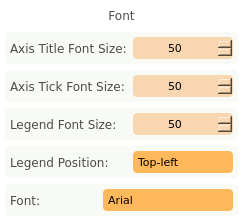
    <widget class="QFrame" name="verticalFrame_3">
     <property name="styleSheet">
      <string notr="true">background-color: rgb(255, 255, 255);
border-radius: 4px;</string>
     </property>
     <layout class="QVBoxLayout" name="verticalLayout_9">
      <property name="leftMargin">
       <number>5</number>
      </property>
      <property name="topMargin">
       <number>5</number>
      </property>
      <property name="rightMargin">
       <number>5</number>
      </property>
      <property name="bottomMargin">
       <number>5</number>
      </property>
      <item>
       <widget class="QLabel" name="static_odsc_label_18">
        <property name="minimumSize">
         <size>
          <width>0</width>
          <height>21</height>
         </size>
        </property>
        <property name="font">
         <font>
          <family>Verdana</family>
          <pointsize>9</pointsize>
          <weight>50</weight>
          <italic>false</italic>
          <bold>false</bold>
         </font>
        </property>
        <property name="styleSheet">
         <string notr="true">color: rgb(75, 75, 75);</string>
        </property>
        <property name="text">
         <string>Font</string>
        </property>
        <property name="alignment">
         <set>Qt::AlignCenter</set>
        </property>
       </widget>
      </item>
      <item>
       <widget class="QFrame" name="frame_12">
        <property name="styleSheet">
         <string notr="true">background-color: rgb(247, 250, 245);
border-radius: 4px;</string>
        </property>
        <layout class="QHBoxLayout" name="horizontalLayout_15" stretch="2,1">
         <property name="leftMargin">
          <number>5</number>
         </property>
         <property name="topMargin">
          <number>5</number>
         </property>
         <property name="rightMargin">
          <number>5</number>
         </property>
         <property name="bottomMargin">
          <number>5</number>
         </property>
         <item>
          <widget class="QLabel" name="static_odsc_label_21">
           <property name="minimumSize">
            <size>
             <width>0</width>
             <height>21</height>
            </size>
           </property>
           <property name="font">
            <font>
             <family>Verdana</family>
             <pointsize>9</pointsize>
             <weight>50</weight>
             <italic>false</italic>
             <bold>false</bold>
            </font>
           </property>
           <property name="styleSheet">
            <string notr="true">color: rgb(75, 75, 75);</string>
           </property>
           <property name="text">
            <string>Axis Title Font Size:</string>
           </property>
          </widget>
         </item>
         <item>
          <widget class="QSpinBox" name="qtvar_convertImages_minedgespacing">
           <property name="minimumSize">
            <size>
             <width>100</width>
             <height>22</height>
            </size>
           </property>
           <property name="maximumSize">
            <size>
             <width>100</width>
             <height>16777215</height>
            </size>
           </property>
           <property name="font">
            <font>
             <family>Verdana</family>
             <pointsize>8</pointsize>
            </font>
           </property>
           <property name="layoutDirection">
            <enum>Qt::LeftToRight</enum>
           </property>
           <property name="styleSheet">
            <string notr="true">QSpinBox {
background-color: rgb(248, 214, 176);
border-radius: 4px;
padding: 0px 2px 0px 2px;
border-width: 3;
}

QSpinBox:hover {
background-color: rgb(255, 184, 90);
}

QSpinBox:selected {
background-color: rgb(255, 184, 90);
}

QSpinBox::up-button {
subcontrol-origin: border;
subcontrol-position: right;
image: url(:/ui/qt/resources/spinbox/spinbox_hover_right.png);
 }

QSpinBox::down-button {
subcontrol-origin: border;
subcontrol-position: left;
image: url(:/ui/qt/resources/spinbox/spinbox_hover_left.png);
 }

QSpinBox::up-button:hover {
image: url(:/ui/qt/resources/spinbox/spinbox_right.png);
 }

QSpinBox::down-button:hover {
image: url(:/ui/qt/resources/spinbox/spinbox_left.png);	
 }

QSpinBox::up-button:pressed {
image: url(:/ui/qt/resources/spinbox/spinbox_pressed_right.png);
}

QSpinBox::down-button:pressed {
image: url(:/ui/qt/resources/spinbox/spinbox_pressed_left.png);
 }</string>
           </property>
           <property name="alignment">
            <set>Qt::AlignCenter</set>
           </property>
           <property name="minimum">
            <number>-500</number>
           </property>
           <property name="maximum">
            <number>500</number>
           </property>
           <property name="value">
            <number>50</number>
           </property>
          </widget>
         </item>
        </layout>
       </widget>
      </item>
      <item>
       <widget class="QFrame" name="frame_13">
        <property name="styleSheet">
         <string notr="true">background-color: rgb(247, 250, 245);
border-radius: 4px;</string>
        </property>
        <layout class="QHBoxLayout" name="horizontalLayout_16" stretch="2,0">
         <property name="leftMargin">
          <number>5</number>
         </property>
         <property name="topMargin">
          <number>5</number>
         </property>
         <property name="rightMargin">
          <number>5</number>
         </property>
         <property name="bottomMargin">
          <number>5</number>
         </property>
         <item>
          <widget class="QLabel" name="static_odsc_label_22">
           <property name="minimumSize">
            <size>
             <width>0</width>
             <height>21</height>
            </size>
           </property>
           <property name="font">
            <font>
             <family>Verdana</family>
             <pointsize>9</pointsize>
             <weight>50</weight>
             <italic>false</italic>
             <bold>false</bold>
            </font>
           </property>
           <property name="styleSheet">
            <string notr="true">color: rgb(75, 75, 75);</string>
           </property>
           <property name="text">
            <string>Axis Tick Font Size:</string>
           </property>
          </widget>
         </item>
         <item>
          <widget class="QSpinBox" name="qtvar_convertImages_minedgespacing_2">
           <property name="minimumSize">
            <size>
             <width>100</width>
             <height>22</height>
            </size>
           </property>
           <property name="maximumSize">
            <size>
             <width>100</width>
             <height>16777215</height>
            </size>
           </property>
           <property name="font">
            <font>
             <family>Verdana</family>
             <pointsize>8</pointsize>
            </font>
           </property>
           <property name="layoutDirection">
            <enum>Qt::LeftToRight</enum>
           </property>
           <property name="styleSheet">
            <string notr="true">QSpinBox {
background-color: rgb(248, 214, 176);
border-radius: 4px;
padding: 0px 2px 0px 2px;
border-width: 3;
}

QSpinBox:hover {
background-color: rgb(255, 184, 90);
}

QSpinBox:selected {
background-color: rgb(255, 184, 90);
}

QSpinBox::up-button {
subcontrol-origin: border;
subcontrol-position: right;
image: url(:/ui/qt/resources/spinbox/spinbox_hover_right.png);
 }

QSpinBox::down-button {
subcontrol-origin: border;
subcontrol-position: left;
image: url(:/ui/qt/resources/spinbox/spinbox_hover_left.png);
 }

QSpinBox::up-button:hover {
image: url(:/ui/qt/resources/spinbox/spinbox_right.png);
 }

QSpinBox::down-button:hover {
image: url(:/ui/qt/resources/spinbox/spinbox_left.png);	
 }

QSpinBox::up-button:pressed {
image: url(:/ui/qt/resources/spinbox/spinbox_pressed_right.png);
}

QSpinBox::down-button:pressed {
image: url(:/ui/qt/resources/spinbox/spinbox_pressed_left.png);
 }</string>
           </property>
           <property name="alignment">
            <set>Qt::AlignCenter</set>
           </property>
           <property name="minimum">
            <number>-500</number>
           </property>
           <property name="maximum">
            <number>500</number>
           </property>
           <property name="value">
            <number>50</number>
           </property>
          </widget>
         </item>
        </layout>
       </widget>
      </item>
      <item>
       <widget class="QFrame" name="frame_14">
        <property name="styleSheet">
         <string notr="true">background-color: rgb(247, 250, 245);
border-radius: 4px;</string>
        </property>
        <layout class="QHBoxLayout" name="horizontalLayout_17" stretch="2,1">
         <property name="leftMargin">
          <number>5</number>
         </property>
         <property name="topMargin">
          <number>5</number>
         </property>
         <property name="rightMargin">
          <number>5</number>
         </property>
         <property name="bottomMargin">
          <number>5</number>
         </property>
         <item>
          <widget class="QLabel" name="static_odsc_label_23">
           <property name="minimumSize">
            <size>
             <width>0</width>
             <height>21</height>
            </size>
           </property>
           <property name="font">
            <font>
             <family>Verdana</family>
             <pointsize>9</pointsize>
             <weight>50</weight>
             <italic>false</italic>
             <bold>false</bold>
            </font>
           </property>
           <property name="styleSheet">
            <string notr="true">color: rgb(75, 75, 75);</string>
           </property>
           <property name="text">
            <string>Legend Font Size:</string>
           </property>
          </widget>
         </item>
         <item>
          <widget class="QSpinBox" name="qtvar_convertImages_minedgespacing_3">
           <property name="minimumSize">
            <size>
             <width>100</width>
             <height>22</height>
            </size>
           </property>
           <property name="maximumSize">
            <size>
             <width>100</width>
             <height>16777215</height>
            </size>
           </property>
           <property name="font">
            <font>
             <family>Verdana</family>
             <pointsize>8</pointsize>
            </font>
           </property>
           <property name="layoutDirection">
            <enum>Qt::LeftToRight</enum>
           </property>
           <property name="styleSheet">
            <string notr="true">QSpinBox {
background-color: rgb(248, 214, 176);
border-radius: 4px;
padding: 0px 2px 0px 2px;
border-width: 3;
}

QSpinBox:hover {
background-color: rgb(255, 184, 90);
}

QSpinBox:selected {
background-color: rgb(255, 184, 90);
}

QSpinBox::up-button {
subcontrol-origin: border;
subcontrol-position: right;
image: url(:/ui/qt/resources/spinbox/spinbox_hover_right.png);
 }

QSpinBox::down-button {
subcontrol-origin: border;
subcontrol-position: left;
image: url(:/ui/qt/resources/spinbox/spinbox_hover_left.png);
 }

QSpinBox::up-button:hover {
image: url(:/ui/qt/resources/spinbox/spinbox_right.png);
 }

QSpinBox::down-button:hover {
image: url(:/ui/qt/resources/spinbox/spinbox_left.png);	
 }

QSpinBox::up-button:pressed {
image: url(:/ui/qt/resources/spinbox/spinbox_pressed_right.png);
}

QSpinBox::down-button:pressed {
image: url(:/ui/qt/resources/spinbox/spinbox_pressed_left.png);
 }</string>
           </property>
           <property name="alignment">
            <set>Qt::AlignCenter</set>
           </property>
           <property name="minimum">
            <number>-500</number>
           </property>
           <property name="maximum">
            <number>500</number>
           </property>
           <property name="value">
            <number>50</number>
           </property>
          </widget>
         </item>
        </layout>
       </widget>
      </item>
      <item>
       <widget class="QFrame" name="frame_21">
        <property name="styleSheet">
         <string notr="true">background-color: rgb(247, 250, 245);
border-radius: 4px;</string>
        </property>
        <layout class="QHBoxLayout" name="horizontalLayout_21" stretch="2,0">
         <property name="leftMargin">
          <number>5</number>
         </property>
         <property name="topMargin">
          <number>5</number>
         </property>
         <property name="rightMargin">
          <number>5</number>
         </property>
         <property name="bottomMargin">
          <number>5</number>
         </property>
         <item>
          <widget class="QLabel" name="static_odsc_label_29">
           <property name="minimumSize">
            <size>
             <width>0</width>
             <height>21</height>
            </size>
           </property>
           <property name="font">
            <font>
             <family>Verdana</family>
             <pointsize>9</pointsize>
             <weight>50</weight>
             <italic>false</italic>
             <bold>false</bold>
            </font>
           </property>
           <property name="styleSheet">
            <string notr="true">color: rgb(75, 75, 75);</string>
           </property>
           <property name="text">
            <string>Legend Position:</string>
           </property>
          </widget>
         </item>
         <item>
          <widget class="QComboBox" name="pyqt5_combo_ef_formula_2">
           <property name="minimumSize">
            <size>
             <width>100</width>
             <height>22</height>
            </size>
           </property>
           <property name="font">
            <font>
             <family>Verdana</family>
             <pointsize>8</pointsize>
            </font>
           </property>
           <property name="styleSheet">
            <string notr="true">QComboBox
{
border-radius: 4px;
padding-left: 5px;
background-color: rgb(255, 184, 90);
}

QComboBox:hover
{
background-color: rgb(248,214,176);
}

QComboBox::drop-down{
background-color: transparent;
border-radius: 4px;
}

QComboBox::drop-down:hover{
background-color: transparent;
}

QComboBox::down-arrow
{
image: url(:/ui/qt/resources/dropdown/dropdown_arrow.png);
margin-right: 5px;
}

QComboBox QListView {
background-color: rgb(255, 184, 90);
padding:4px;
}

QComboBox QListView::item {
padding:15px;
}

</string>
           </property>
           <property name="editable">
            <bool>false</bool>
           </property>
           <property name="currentIndex">
            <number>0</number>
           </property>
           <property name="frame">
            <bool>true</bool>
           </property>
           <item>
            <property name="text">
             <string>Top-left</string>
            </property>
           </item>
           <item>
            <property name="text">
             <string>Top-right</string>
            </property>
           </item>
           <item>
            <property name="text">
             <string>Bottom-left</string>
            </property>
           </item>
           <item>
            <property name="text">
             <string>Bottom-right</string>
            </property>
           </item>
          </widget>
         </item>
        </layout>
       </widget>
      </item>
      <item>
       <widget class="QFrame" name="frame_22">
        <property name="styleSheet">
         <string notr="true">background-color: rgb(247, 250, 245);
border-radius: 4px;</string>
        </property>
        <layout class="QHBoxLayout" name="horizontalLayout_26" stretch="2,0">
         <property name="leftMargin">
          <number>5</number>
         </property>
         <property name="topMargin">
          <number>5</number>
         </property>
         <property name="rightMargin">
          <number>5</number>
         </property>
         <property name="bottomMargin">
          <number>5</number>
         </property>
         <item>
          <widget class="QLabel" name="static_odsc_label_30">
           <property name="minimumSize">
            <size>
             <width>0</width>
             <height>21</height>
            </size>
           </property>
           <property name="font">
            <font>
             <family>Verdana</family>
             <pointsize>9</pointsize>
             <weight>50</weight>
             <italic>false</italic>
             <bold>false</bold>
            </font>
           </property>
           <property name="styleSheet">
            <string notr="true">color: rgb(75, 75, 75);</string>
           </property>
           <property name="text">
            <string>Font:</string>
           </property>
          </widget>
         </item>
         <item>
          <widget class="QComboBox" name="pyqt5_combo_ef_formula_3">
           <property name="minimumSize">
            <size>
             <width>100</width>
             <height>22</height>
            </size>
           </property>
           <property name="font">
            <font>
             <family>Verdana</family>
             <pointsize>8</pointsize>
            </font>
           </property>
           <property name="styleSheet">
            <string notr="true">QComboBox
{
border-radius: 4px;
padding-left: 5px;
background-color: rgb(255, 184, 90);
}

QComboBox:hover
{
background-color: rgb(248,214,176);
}

QComboBox::drop-down{
background-color: transparent;
border-radius: 4px;
}

QComboBox::drop-down:hover{
background-color: transparent;
}

QComboBox::down-arrow
{
image: url(:/ui/qt/resources/dropdown/dropdown_arrow.png);
margin-right: 5px;
}

QComboBox QListView {
background-color: rgb(255, 184, 90);
padding:4px;
}

QComboBox QListView::item {
padding:15px;
}

</string>
           </property>
           <property name="editable">
            <bool>false</bool>
           </property>
           <property name="currentIndex">
            <number>0</number>
           </property>
           <property name="frame">
            <bool>true</bool>
           </property>
           <item>
            <property name="text">
             <string>Arial</string>
            </property>
           </item>
           <item>
            <property name="text">
             <string>Times New Roman</string>
            </property>
           </item>
           <item>
            <property name="text">
             <string>Courier New</string>
            </property>
           </item>
           <item>
            <property name="text">
             <string>Calibri</string>
            </property>
           </item>
           <item>
            <property name="text">
             <string>Tahoma</string>
            </property>
           </item>
          </widget>
         </item>
        </layout>
       </widget>
      </item>
     </layout>
    </widget>
